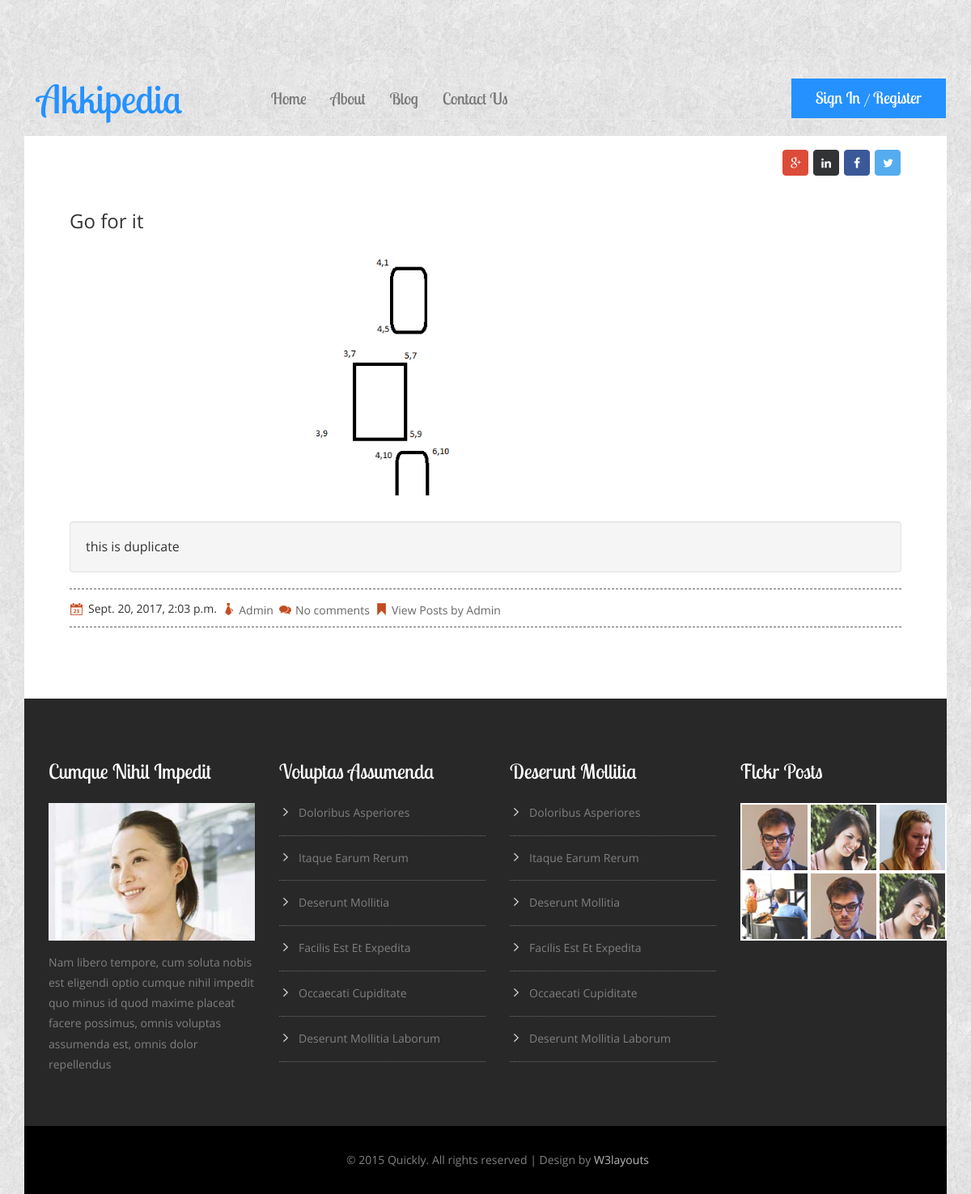
The app's page /blog/go-for-it/ with its own data.
### blog/models.py (models this page shows, shortened)
class Post(models.Model):
    title = models.CharField(max_length = 140)
    slug = models.SlugField(unique=True)
    image = models.ImageField(
            null=True,
            blank=True,
            upload_to='post/%Y/%m',)
    body =models.TextField()
    date =models.DateTimeField(db_index=True, auto_now=True )
    updateddate =models.DateTimeField(db_index=True, auto_now=True)
    author = models.CharField(max_length=50, default='Admin')
    class Meta:
        ordering = ["-id","date","-updateddate"]

### blog/views.py (the view)
# urls.py: url(r'^(?P<slug>[\w-]+)/$', post_detail, name = 'detail'),
def post_detail(request, slug=None):
	instance = get_object_or_404(Post, slug=slug)
	context = {
		"title":instance.title,
		"instance":instance,
	}
	return render(request, "blog/post.html", context)

### personal/templates/blog/post.html (shortened to what this page needs)
{% extends "personal/header.html" %}
{% block content %}
	<h3>{{instance.title}}</h3>
	{% if instance.image %}
	<img src="{{ instance.image.url }}" alt="img" class="img-responsive" />
	{% else %}
	<img src="" alt="" />
	{% endif %}
	<div class="distracted">
	<div class="well">
	{{instance.body|safe|linebreaks}}
	</div>
	<div class="artical-links">
			<ul>
				<li><span><small class="calendar"> </small>{{instance.date}}</span></li>
				<li><a href="#"><small class="admin"> </small><span>{{instance.author}}</span></a></li>
				<li><a href="#"><small class="no"> </small><span>No comments</span></a></li>
				<li><a href="#"><small class="posts"> </small><span>View Posts by {{instance.author}}</span></a></li>
			</ul>
	</div>
{% endblock %}

### personal/static/personal/css/style.css (style rules this page uses)
html, body { font-size: 100%; background: #fff; font-family:OpenSans-Regular; }
p { margin:0; }
ul,label { margin:0; padding:0; }
#slider3-pager li,#slider4-pager li,#slider2-pager li, { display:inline-block; }
.headdings,.Buttons,.progress-bars,.alerts,.bread-crumbs,.pagenatin,.appearance,.distracted { padding:2em 0; }
.artical-links { padding: 10px 0px; border:1px dashed rgba(0, 0, 0, 0.61); border-left: none; margin-top: 5px; border-right: none; }
.artical-links ul li { display:inline-block; }
.artical-links ul li a span { vertical-align:top; }
.artical-links ul li small { background:url(../images/img-sprite.png)no-repeat -18px -90px; width: 20px; height: 20px; display: inline-block; margin-right:3px; vertical-align: middle; }
.artical-links ul li small.calendar { background-position:-20px -90px; }
.artical-links ul li small.admin { background-position:-48px -90px; }
.artical-links ul li small.no { background-position:-74px -90px; }
.artical-links ul li small.posts { background-position:-101px -90px; }
.artical-links ul li a { color: #666; }
.artical-links ul li span { font-size: 14px; margin-top: 4px; display: inline-block; }

### records on screen
Post: title "Go for it", image (picture), body "this is duplicate", date "Sept. 20, 2017, 2:03 p.m.", author "Admin"
